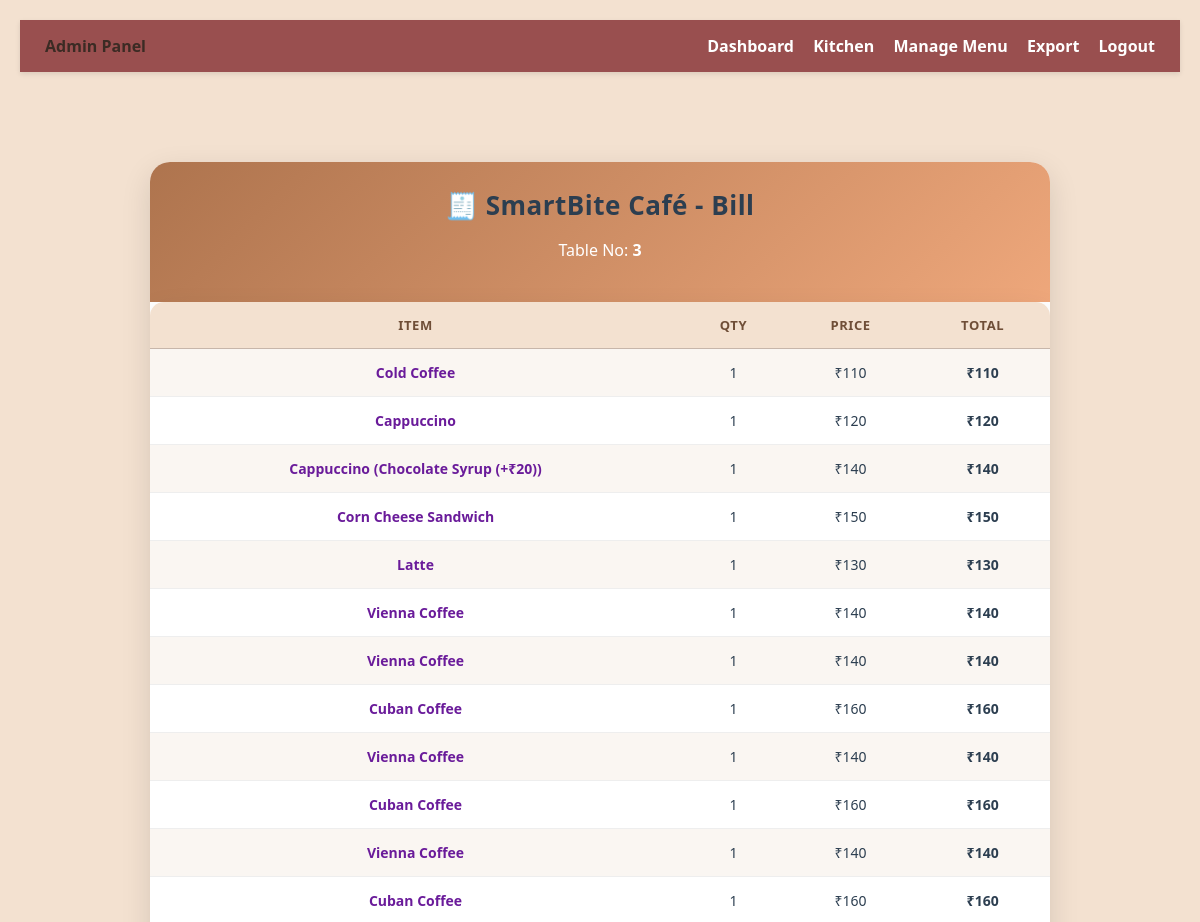
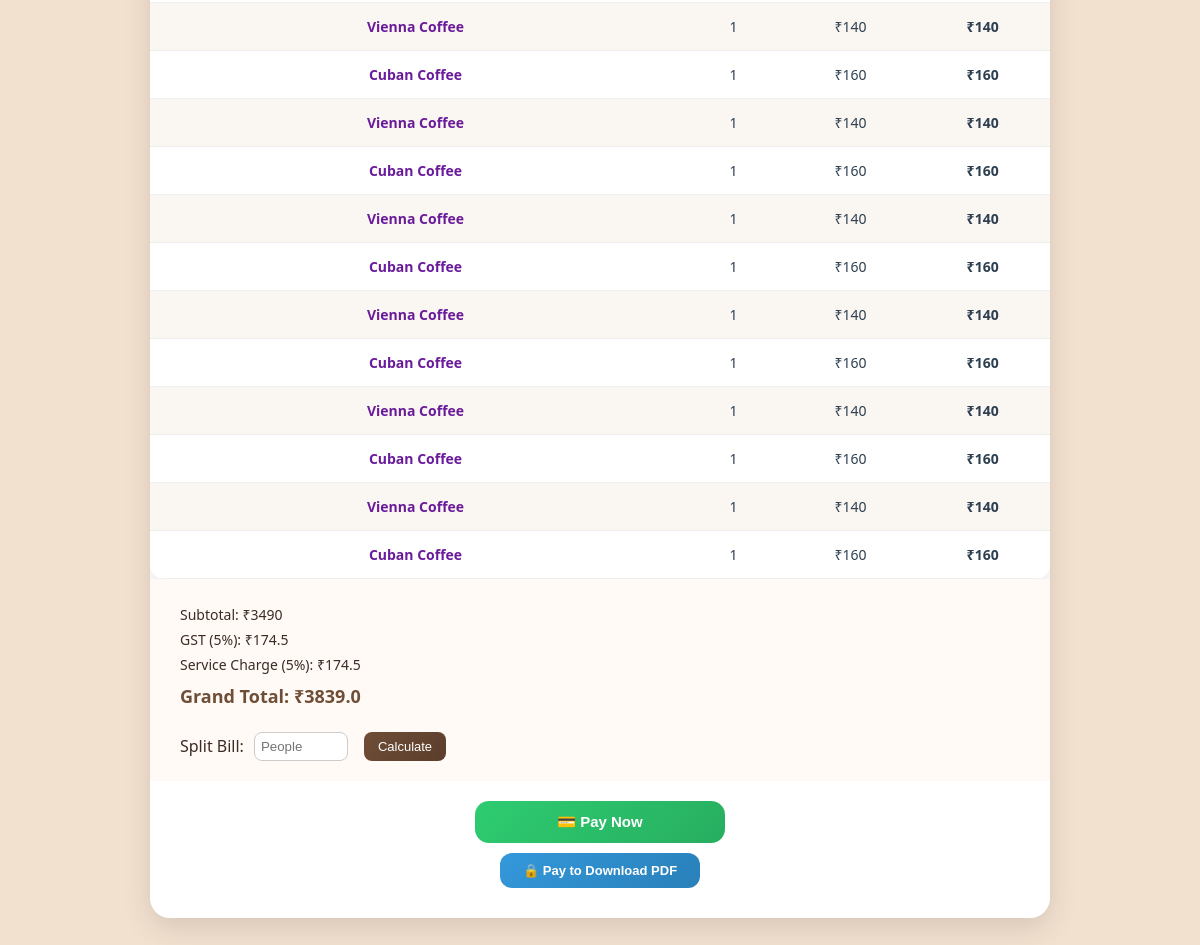
Before: /bill/3 (signed in) with the older database file (2 pictures, top to bottom).
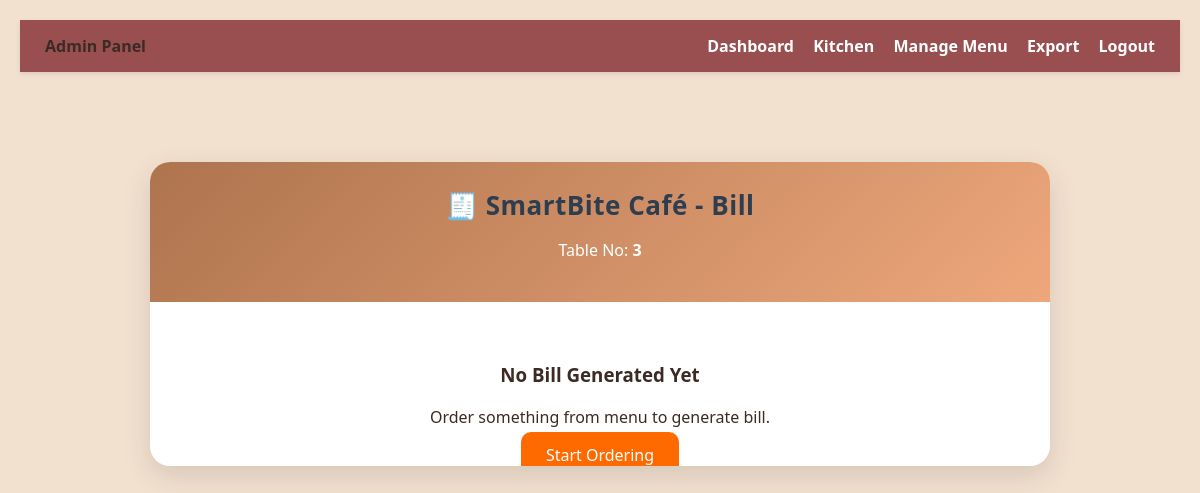
After: the same page with the newer database file.
### tables this page shows
CREATE TABLE orders (
    id INTEGER PRIMARY KEY AUTOINCREMENT,
    table_no INTEGER,
    item_name TEXT,
    quantity INTEGER,
    price INTEGER,
    status TEXT
, created_at TEXT);

### app.py (the view)
@app.route("/bill/<int:table_no>")
def bill_customer(table_no):
    conn = sqlite3.connect("database.db")
    conn.row_factory = sqlite3.Row
    cur = conn.cursor()
    cur.execute("""
    SELECT item_name, quantity, price
    FROM orders
    WHERE table_no = ?
    AND status NOT IN ('Cancelled')
""", (table_no,))
    orders = cur.fetchall()
    subtotal = sum(o[1] * o[2] for o in orders)
    gst = round(subtotal * 0.05, 2)
    service_charge = round(subtotal * 0.05, 2)
    grand_total = round(subtotal + gst + service_charge, 2)
    people = request.args.get("people", default=1, type=int)
    if people <= 0:
        people = 1
    per_person = round(grand_total / people, 2)
    cur.execute("SELECT bill_generated FROM bill_status WHERE table_no = ?", (table_no,)
    )
    result = cur.fetchone()
    bill_generated = result[0] if result else 0
    conn.close()
    return render_template(
    "bill_customer.html",
    table_no=table_no,
    orders=orders,
    subtotal=subtotal,
    gst=gst,
    service_charge=service_charge,
    grand_total=grand_total,
    per_person=per_person,
    bill_generated=bill_generated
)

### templates/bill_customer.html (shortened to what this page needs)
{% extends "base.html" %}
{% block content %}
<div class="bill-wrapper">
    <div class="bill-card">
        <div class="bill-header">
            <h2>🧾 SmartBite Café - Bill</h2>
            <p>Table No: <strong>{{ table_no }}</strong></p>
        </div>
        {% if orders|length == 0 %}
        <div class="empty-bill">
            <h3>No Bill Generated Yet</h3>
            <p>Order something from menu to generate bill.</p>
            <a href="/menu?table={{ table_no }}" class="start-btn">
                Start Ordering
            </a>
        </div>
        {% else %}
        <table class="bill-table">
            <tr>
                <th>Item</th>
                <th>Qty</th>
                <th>Price</th>
                <th>Total</th>
            </tr>
            {% for order in orders %}
            <tr>
                <td>{{ order['item_name'] }}</td>
                <td>{{ order['quantity'] }}</td>
                <td>₹{{ order['price'] }}</td>
                <td>₹{{ order['quantity'] * order['price'] }}</td>
            </tr>
            {% endfor %}
        </table>
        <div class="bill-summary">
            <p>Subtotal: ₹{{ subtotal }}</p>
            <p>GST (5%): ₹{{ gst }}</p>
            <p>Service Charge (5%): ₹{{ service_charge }}</p>
            <h4>Grand Total: ₹{{ grand_total }}</h4>
            <div class="split-box">
                <label>Split Bill:</label>
                <input type="number" id="splitCount" min="1" placeholder="People">
                <button onclick="splitBill()">Calculate</button>
            </div>
        </div>
        <button class="pay-btn" onclick="openPaymentModal()">
            💳 Pay Now
        </button>
        {% if payment_done %}
<a href="/download_bill_pdf/{{ table_no }}" class="pdf-btn">
    Download PDF
</a>
{% else %}
<button class="pdf-btn disabled-btn" disabled>
    🔒 Pay to Download PDF
</button>
{% endif %}
        {% endif %}
    </div>
</div>
{% endblock %}

Changed rows visible on the page:
removed orders: item_name "Cold Coffee", quantity "1", price "110", order['quantity']*order['price'] "110"
removed orders: item_name "Cappuccino", quantity "1", price "120", order['quantity']*order['price'] "120"
removed orders: item_name "Cappuccino (Chocolate Syrup (+₹20))", quantity "1", price "140", order['quantity']*order['price'] "140"
removed orders: item_name "Corn Cheese Sandwich", quantity "1", price "150", order['quantity']*order['price'] "150"
removed orders: item_name "Latte", quantity "1", price "130", order['quantity']*order['price'] "130"
removed orders: item_name "Vienna Coffee", quantity "1", price "140", order['quantity']*order['price'] "140"
removed orders: item_name "Vienna Coffee", quantity "1", price "140", order['quantity']*order['price'] "140"
removed orders: item_name "Cuban Coffee", quantity "1", price "160", order['quantity']*order['price'] "160"
removed orders: item_name "Vienna Coffee", quantity "1", price "140", order['quantity']*order['price'] "140"
removed orders: item_name "Cuban Coffee", quantity "1", price "160", order['quantity']*order['price'] "160"
removed orders: item_name "Vienna Coffee", quantity "1", price "140", order['quantity']*order['price'] "140"
removed orders: item_name "Cuban Coffee", quantity "1", price "160", order['quantity']*order['price'] "160"
removed orders: item_name "Vienna Coffee", quantity "1", price "140", order['quantity']*order['price'] "140"
removed orders: item_name "Cuban Coffee", quantity "1", price "160", order['quantity']*order['price'] "160"
removed orders: item_name "Vienna Coffee", quantity "1", price "140", order['quantity']*order['price'] "140"
removed orders: item_name "Cuban Coffee", quantity "1", price "160", order['quantity']*order['price'] "160"
removed orders: item_name "Vienna Coffee", quantity "1", price "140", order['quantity']*order['price'] "140"
removed orders: item_name "Cuban Coffee", quantity "1", price "160", order['quantity']*order['price'] "160"
removed orders: item_name "Vienna Coffee", quantity "1", price "140", order['quantity']*order['price'] "140"
removed orders: item_name "Cuban Coffee", quantity "1", price "160", order['quantity']*order['price'] "160"
removed orders: item_name "Vienna Coffee", quantity "1", price "140", order['quantity']*order['price'] "140"
removed orders: item_name "Cuban Coffee", quantity "1", price "160", order['quantity']*order['price'] "160"
removed orders: item_name "Vienna Coffee", quantity "1", price "140", order['quantity']*order['price'] "140"
removed orders: item_name "Cuban Coffee", quantity "1", price "160", order['quantity']*order['price'] "160"
Other visible differences:
{{ subtotal }}: "3490" → (not shown)
{{ gst }}: "174.5" → (not shown)
{{ service_charge }}: "174.5" → (not shown)
{{ grand_total }}: "3839.0" → (not shown)
text no longer shown: "ITEM QTY PRICE TOTAL Subtotal: ₹ GST (5%): ₹ Service Charge (5%): ₹ Grand Total: ₹ Split Bill: Calculate 💳 Pay Now 🔒 Pay to Download PDF"
text now shown: "No Bill Generated Yet Order something from menu to generate bill. Start Ordering"
